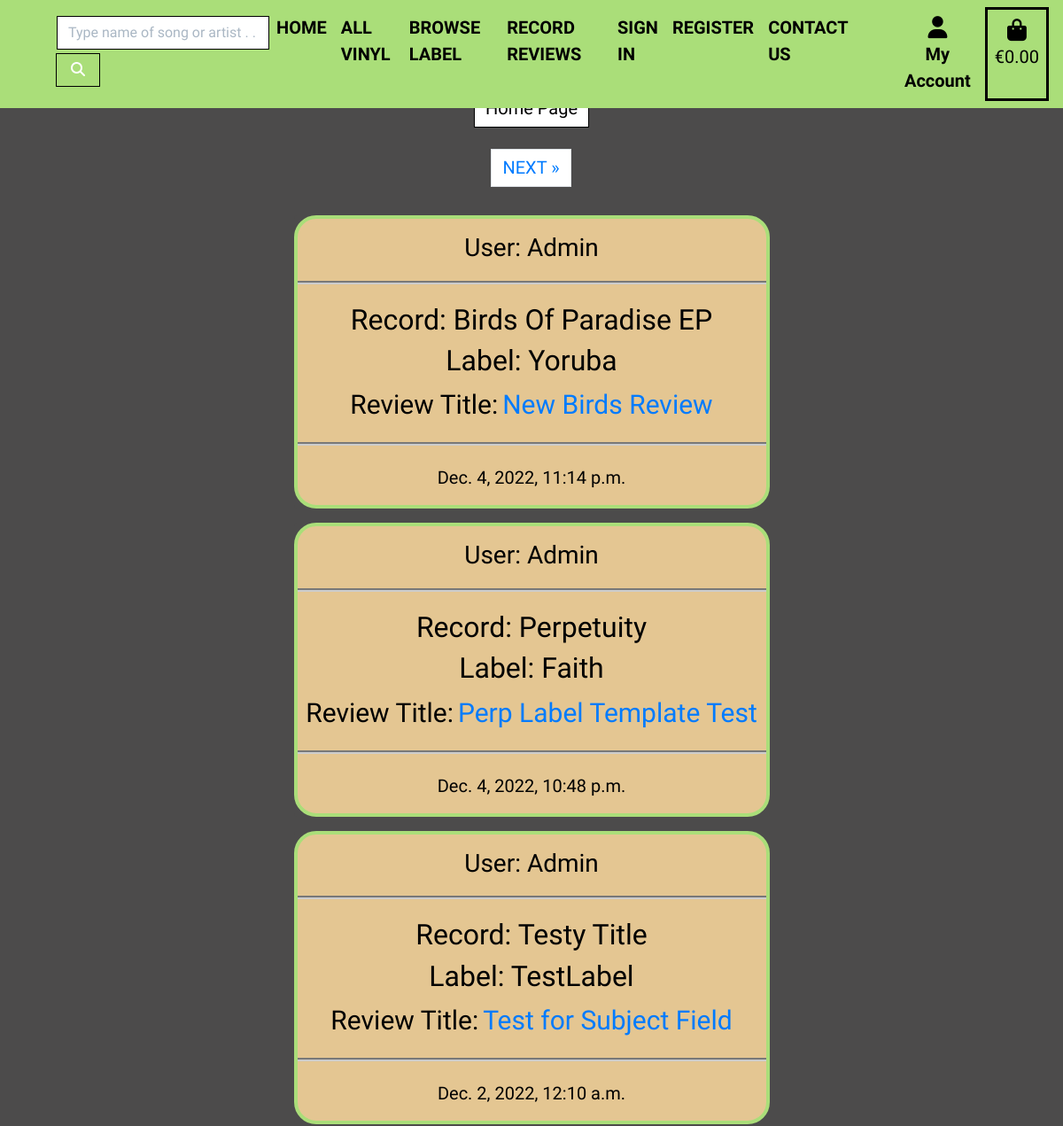
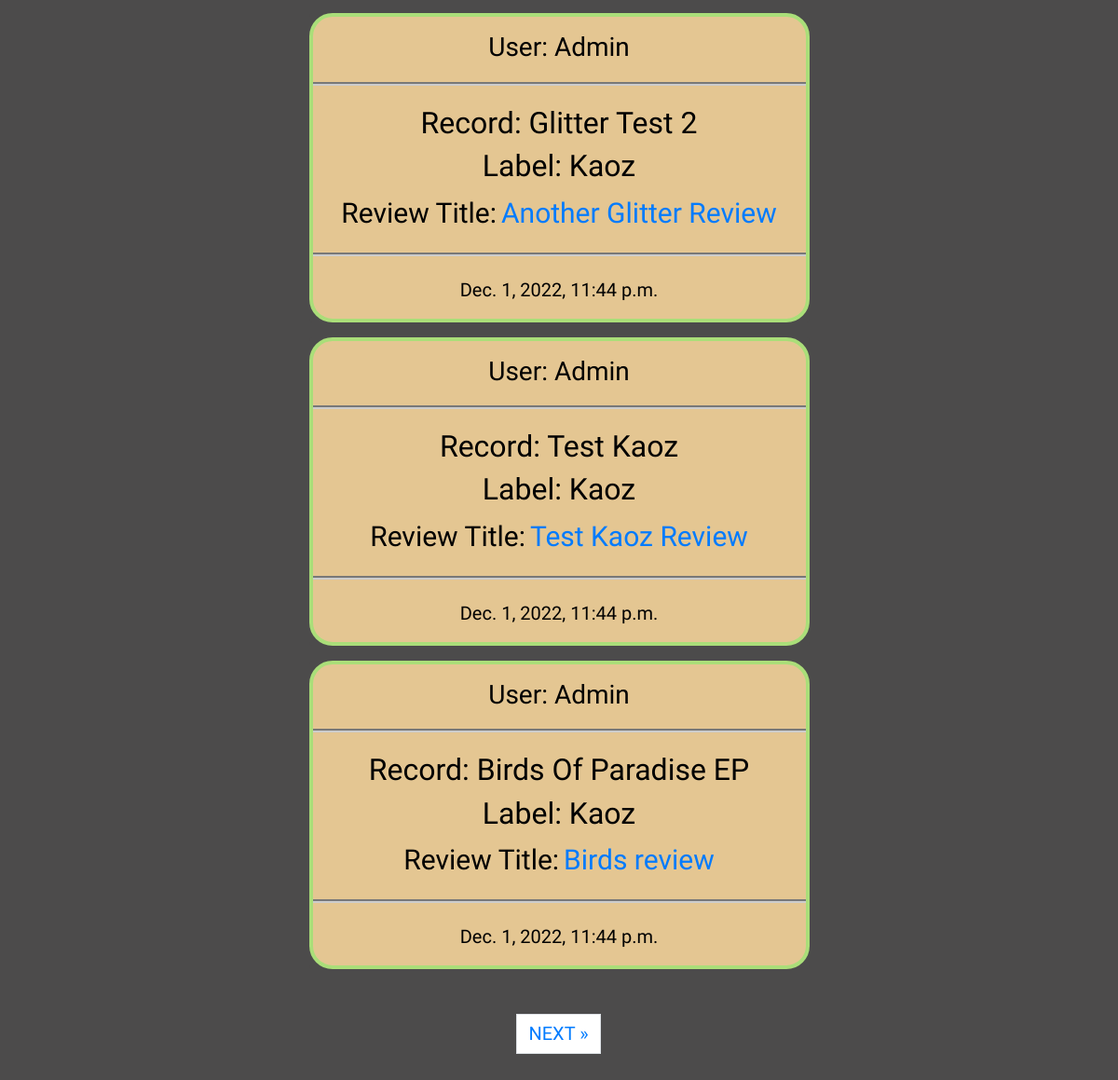
Page /reviews/posted_review/ on the earlier database version (2 pictures, top to bottom).
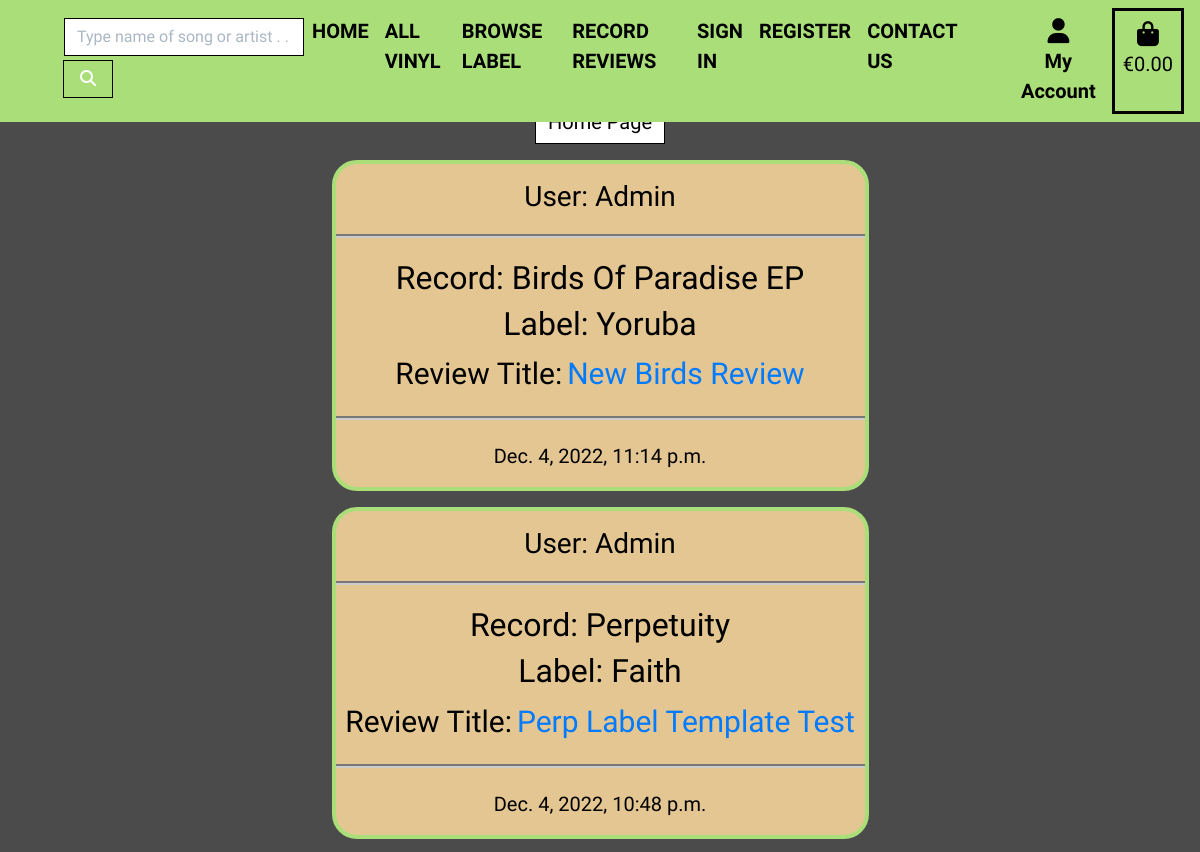
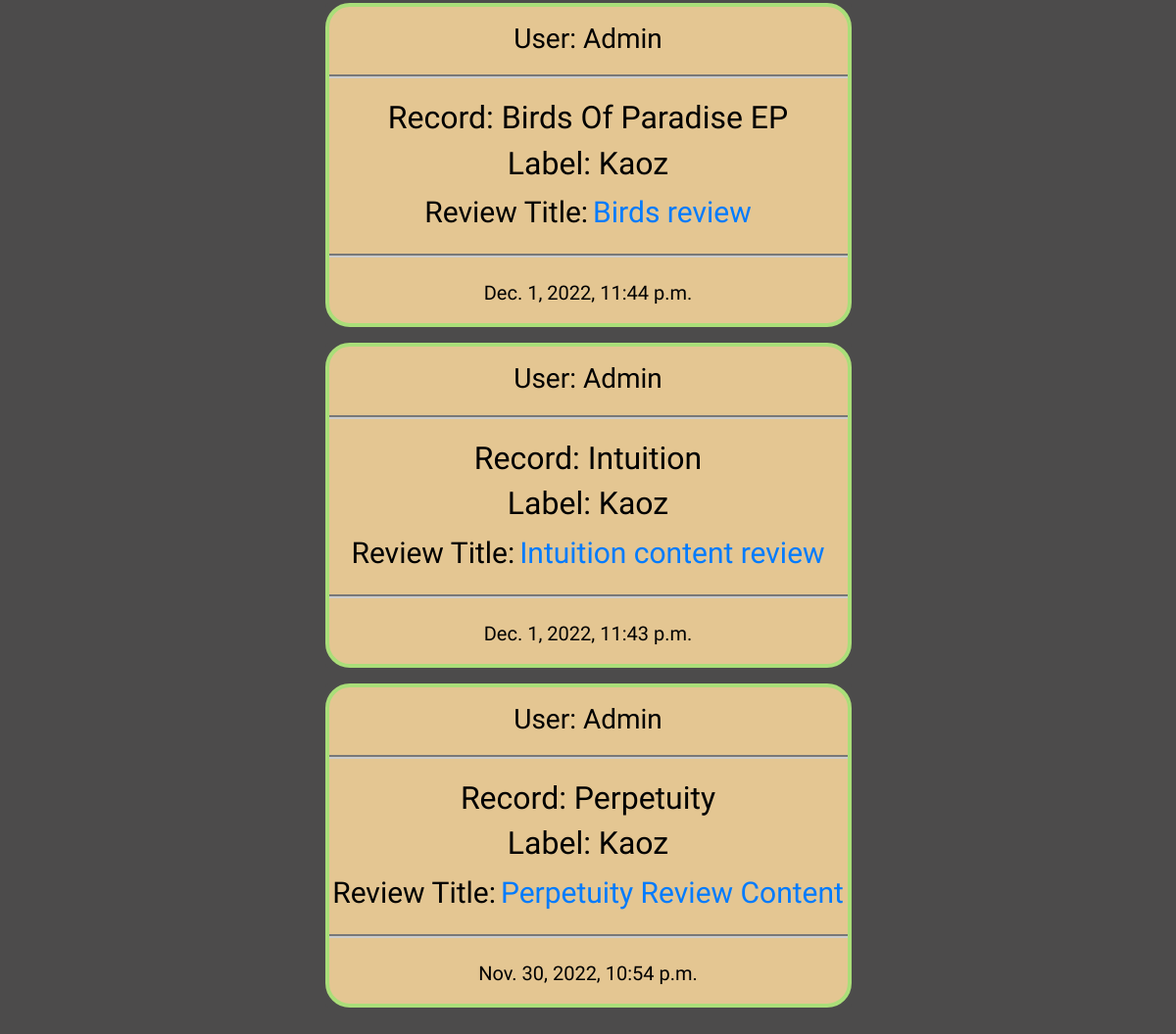
Same page on the later database version (2 pictures, top to bottom).
### reviews/models.py (models this page shows, shortened)
class Review(models.Model):
    title = models.ForeignKey(
        Record, on_delete=models.CASCADE, max_length=100, blank=False
    )
    label = models.ForeignKey(
        Label, on_delete=models.CASCADE, max_length=100,
        blank=False, default='1'
    )
    user = models.ForeignKey(
        User, on_delete=models.CASCADE, blank=False
    )
    subject = models.CharField(
        max_length=100, null=False, blank=False, default='Enter Review Title'
    )
    content = models.TextField()
    status = models.IntegerField(choices=STATUS, default=0)
    created_on = models.DateTimeField(auto_now_add=True)
    updated_on = models.DateTimeField(auto_now=True)
    class Meta:
        ordering = ["-created_on"]

### products/models.py (models this page shows, shortened)
class Record(models.Model):
    title = models.CharField(max_length=254)
    artist = models.CharField(max_length=254)
    producer = models.CharField(max_length=254, default="")
    label = models.ForeignKey(Label, on_delete=models.CASCADE)
    price = models.DecimalField(max_digits=4, decimal_places=2)
    track = models.CharField(
        max_length=500, null=False, blank=False, default=""
    )
    description = models.TextField(null=True, blank=True)
    image_url = models.URLField(max_length=1024, null=True, blank=True)
    image = models.ImageField(null=True, blank=True)
    def __str__(self):
        return self.title

class Label(models.Model):
    label = models.CharField(max_length=150)
    friendly_name = models.CharField(max_length=254)
    def __str__(self):
        return self.label

### reviews/views.py (the view)
class ReviewList(ListView):
    model = Review
    queryset = Review.objects.filter(status=1).order_by("-created_on")
    template_name = "reviews/posted_review.html"
    paginate_by = 6

### basket/contexts.py (called while the page is built, shortened)
def basket_contents(request):
    basket_items = []
    total = 0
    record_count = 0
    basket = request.session.get('basket', {})
    delivery = total * Decimal(settings.DELIVERY_PERCENTAGE / 100)
    grand_total = total + delivery
    context = {
        'basket_items': basket_items,
        'total': total,
        'record_count': record_count,
        'delivery': delivery,
        'grand_total': grand_total,
    }
    return context

### reviews/templates/reviews/posted_review.html (shortened to what this page needs)
{% extends "base.html" %}
{% load static %}
{% block content %}
<div class="container-fluid p-5 mt-5">
    <div class="text-center pb-0 mt-1">
        <a class="btn btn-outline-black rounded-0 text-white span-nav" href="{% url 'products' %}">Home Page</a>
    </div>
    {% if is_paginated %}
        <nav aria-label="Page navigation">
            <ul class="pagination justify-content-center pt-4">
                {% if page_obj.has_next %}
                <li><a href="?page={{ page_obj.next_page_number }}" class="page-link"> NEXT &raquo;</a></li>
                {% endif %}
            </ul>
        </nav>
    {% endif %}
    <div class="row">
        {% for review in review_list %}
        <div class="col-md-6 offset-md-3 mt-2 pt-2">
            <div class="card text-center">
                <div class="review-card text-white">
                    <h3 class="text-black pt-3 pb-0">User: {{ review.user }}</h3>
                    <hr class="hr-white">
                    <h2 class="text-black">Record: {{ review.title }}</h2>
                    <h2 class="text-black">Label: {{ review.label }}</h2>
                        <span class="span-review text-black">Review Title:</span>
                        <a href="{% url 'review_detail' review.pk review.title %}" class="review-link">
                        <span class="span-review"> {{ review.subject }}</span>
                        </a>
                    <br>
                    <hr class="hr-white">
                    <div class="text-black pb-3">{{ review.created_on}}
                    </div>
                </div>
            </div>
        </div>
        {% if forloop.counter|divisibleby:3 %}
    </div>
    <div class="row">
        {% endif %}
        {% endfor %}
    </div>
    {% if is_paginated %}
    <nav aria-label="Page navigation">
        <ul class="pagination justify-content-center p-5">
            {% if page_obj.has_next %}
            <li><a href="?page={{ page_obj.next_page_number }}" class="page-link"> NEXT &raquo;</a></li>
            {% endif %}
        </ul>
    </nav>
</div>
    {% endif %}
{% endblock %}

Differences in the rows shown:
removed Review: user "Admin", title "Testy Title", label "TestLabel", subject "Test for Subject Field", created_on "Dec. 2, 2022, 12:10 a.m."
removed Review: user "Admin", title "Glitter Test 2", label "Kaoz", subject "Another Glitter Review", created_on "Dec. 1, 2022, 11:44 p.m."
removed Review: user "Admin", title "Test Kaoz", label "Kaoz", subject "Test Kaoz Review", created_on "Dec. 1, 2022, 11:44 p.m."
now on this page (row unchanged): Review: user "Admin", title "Intuition", label "Kaoz", subject "Intuition content review", created_on "Dec. 1, 2022, 11:43 p.m."
now on this page (row unchanged): Review: user "Admin", title "Perpetuity", label "Kaoz", subject "Perpetuity Review Content", created_on "Nov. 30, 2022, 10:54 p.m."
Other differences:
text no longer shown: "NEXT » NEXT »"
